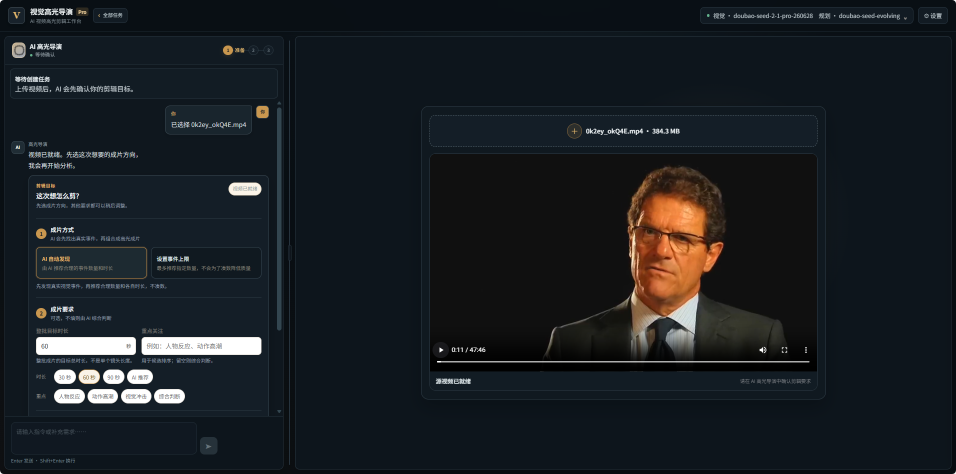
#> input picture photo/上传视频-对话需求.png, 1912 x 948 px (shown at 1/2 size)
$ python -i cover_art.py   (imports and definitions only)
#> lines starting #> are read from the running program, lines starting #| are printed output that depends on the picture
from __future__ import annotations

import hashlib
import math
from pathlib import Path
from typing import Any, Iterable

from PIL import Image, ImageDraw, ImageEnhance, ImageFilter, ImageFont, ImageOps, ImageStat


COVER_SCHEMA_VERSION = 1
COVER_SCORE_WEIGHTS = {
    "requestAlignment": 25,
    "subjectReadability": 20,
    "emotionOrAction": 20,
    "visualClarity": 15,
    "titleSafeSpace": 10,
    "distinctiveness": 10,
}
COVER_ASPECT_SIZES = {
    "16:9": (1280, 720),
    "9:16": (720, 1280),
    "4:5": (1080, 1350),
    "1:1": (1080, 1080),
}
COVER_DIRECTIONS = ("source_clean", "source_editorial", "source_cinematic")


def _face_count(path: Path) -> int | None:
    """Return a conservative face count when OpenCV's local detector exists."""
    try:
        import cv2  # type: ignore

        cascade = Path(cv2.data.haarcascades) / "haarcascade_frontalface_default.xml"
        detector = cv2.CascadeClassifier(str(cascade))
        image = cv2.imread(str(path))
        if image is None or detector.empty():
            return None
        grayscale = cv2.cvtColor(image, cv2.COLOR_BGR2GRAY)
        faces = detector.detectMultiScale(
            grayscale, scaleFactor=1.1, minNeighbors=5, minSize=(36, 36),
        )
        return int(len(faces))
    except Exception:
        # Face detection is a validation aid, not a reason to make generic
        # cover generation unavailable on installations without OpenCV.
        return None


# [78 lines left out: functions _number, _segment_range, cover_sample_points, not called in this run]


def _average_hash(image: Image.Image) -> str:
    compact = image.convert("RGB").resize((8, 8), Image.Resampling.LANCZOS)
    grayscale = ImageOps.grayscale(compact)
    pixels = list(grayscale.getdata())
    mean = sum(pixels) / max(1, len(pixels))
    value = sum((1 << index) for index, pixel in enumerate(pixels) if pixel >= mean)
    channel_means = ImageStat.Stat(compact).mean
    color_signature = "".join(f"{max(0, min(255, round(channel))):02x}" for channel in channel_means)
    return f"{value:016x}{color_signature}"


# [5 lines left out: function _hash_distance, not called in this run]


def inspect_cover_frame(path: Path) -> dict[str, Any]:
#> called with path = '../photo/上传视频-对话需求.png'
    with Image.open(path) as opened:
#> opened is the input picture: PIL image 1912x948 RGB; mean R, G, B 24.9, 29.8, 34.3
        image = opened.convert("RGB")
    preview = ImageOps.fit(image, (256, 144), method=Image.Resampling.LANCZOS)
    grayscale = ImageOps.grayscale(preview)
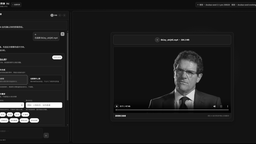
#> grayscale: PIL image 256x144 L; min 0, max 255, mean 28.9
    statistics = ImageStat.Stat(grayscale)
    mean = float(statistics.mean[0])
#> mean = 28.91
    deviation = float(statistics.stddev[0])
#> deviation = 33.78
    edges = grayscale.filter(ImageFilter.FIND_EDGES)
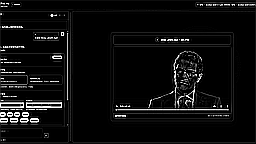
#> edges: PIL image 256x144 L; min 0, max 255, mean 13.8
    edge_mean = float(ImageStat.Stat(edges).mean[0])
#> edge_mean = 13.79
    width, height = grayscale.size
#> width = 256; height = 144
    center = grayscale.crop((width // 4, height // 5, width * 3 // 4, height * 4 // 5))
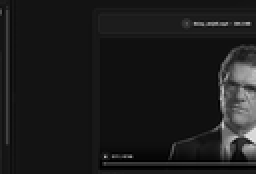
#> center: PIL image 128x87 L (shown 2 times larger); min 0, max 229, mean 27.5
    center_edges = center.filter(ImageFilter.FIND_EDGES)
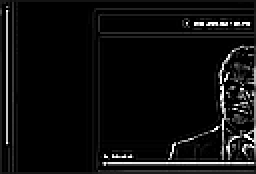
#> center_edges: PIL image 128x87 L (shown 2 times larger); min 0, max 255, mean 13.7
    center_energy = float(ImageStat.Stat(center_edges).mean[0])
#> center_energy = 13.72
    left_safe = grayscale.crop((0, 0, width * 2 // 5, height * 3 // 4))
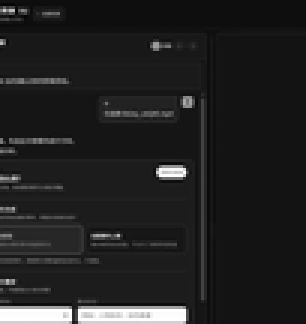
#> left_safe: PIL image 102x108 L (shown 3 times larger); min 2, max 255, mean 33.4
    right_safe = grayscale.crop((width * 3 // 5, 0, width, height * 3 // 4))
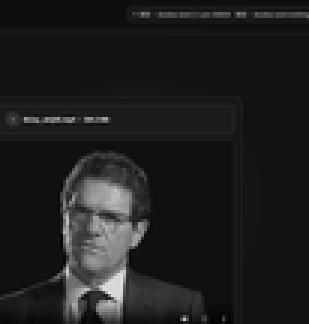
#> right_safe: PIL image 103x108 L (shown 3 times larger); min 1, max 229, mean 30.7
    safe_deviation = min(
        float(ImageStat.Stat(left_safe).stddev[0]),
        float(ImageStat.Stat(right_safe).stddev[0]),
    )
#> safe_deviation = 32.17
    dark_ratio = sum(1 for value in grayscale.resize((64, 36)).getdata() if value < 18) / (64 * 36)
#> dark_ratio = 0.168
    return {
        "meanLuma": round(mean, 3),
        "lumaDeviation": round(deviation, 3),
        "edgeEnergy": round(edge_mean, 3),
        "centerEdgeEnergy": round(center_energy, 3),
        "darkRatio": round(dark_ratio, 4),
        "visualClarity": max(0.0, min(1.0, (edge_mean - 2.0) / 22.0))
        * max(.25, min(1.0, deviation / 45.0)),
        "subjectSalience": max(0.0, min(1.0, center_energy / max(5.0, edge_mean * 1.35))),
        "titleSafeSpace": max(0.0, min(1.0, 1.0 - safe_deviation / 70.0)),
        "blackFrame": dark_ratio >= .985 and mean <= 12,
        "perceptualHash": _average_hash(preview),
        "faceCount": _face_count(path),
    }
#> in _average_hash, `pixels = list(grayscale.getdata())`: pixels = 64 values, max 127 at index 48, min 7 at index 36, mean 28.81
#> in _average_hash, `mean = sum(pixels) / max(1, len(pixels))`: mean = 28.81
#> in _average_hash, `value = sum((1 << index) for index, pixel in enumerate(pixels) if pixe..`: value = 953694856282880
#> in _average_hash, `channel_means = ImageStat.Stat(compact).mean`: channel_means = [25.19, 29.72, 34]
#> in _face_count, `grayscale = cv2.cvtColor(image, cv2.COLOR_BGR2GRAY)`:
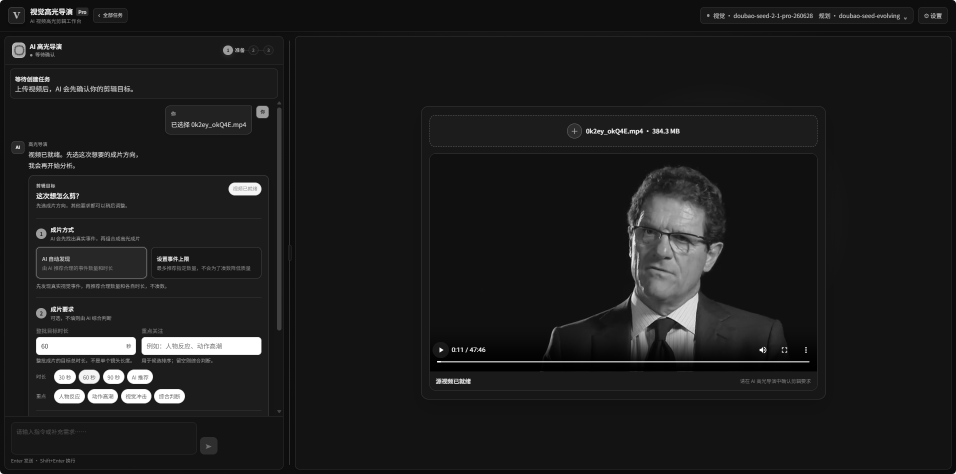
#> grayscale: shape (948, 1912) (shown at 1/2 size); min 0, max 255, mean 28.7
#> in _face_count, `faces = detector.detectMultiScale( grayscale, scaleFactor=1.1, minNeig..`: faces = [[1249, 407, 166, 166]]


# [184 lines left out: functions _semantic_action_signal, score_cover_frames, _font, _wrap_title, render_cover_variant, not called in this run]

>>> result = inspect_cover_frame('../photo/上传视频-对话需求.png')
#> result = 11 items
